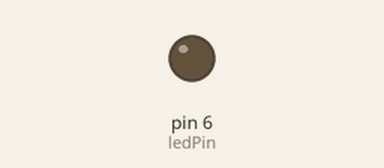
Simulated run of this sketch. Board: Arduino Uno, built with avr-gcc and run on an emulated ATmega328P. Parts: output pins drawn as LEDs (lit = HIGH). What the sketch prints to the serial monitor is not drawn.

Above: at 0.05 s.
At 0.2 s:
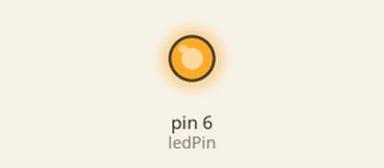
Timing chart, 0 to 3.0 s (numbered marks = the images above):
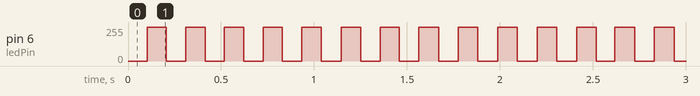

The sketch:

step2.ino
```cpp
//for reference: https://learn.adafruit.com/multi-tasking-the-arduino-part-1/using-millis-for-timing
//NOW LETS USE A MILLIS() TIMER INSTEAD OF A DELAY


//set which pin we want to use to blink our LED
int ledPin = 6;

//declare and initialize our prevMillis variable
//this variable stores the time after each interval passes, so that we can begin a new count
//make note of the datatype we are using here: integer
int prevMillis = 0;

//set the interval (how often in milliseconds our code will run)
int interval = 100;

// create a boolean variable to toggle the led state from on to off and so on
boolean ledState = true;

void setup() {
  //begin our serial connection so that we can observe the millis() clock counting up in the serial monitor
  Serial.begin(9600);

  pinMode(6, OUTPUT); //set LED pin to output
}

void loop(){
  if (millis()-prevMillis > interval){ //compare current time against stored time; if the difference is greater than our interval variable, the code within will run
    digitalWrite(ledPin, ledState); //write the ledState to our ledPin
    ledState = !ledState; //toggle the led state between true & false
    prevMillis = millis(); //set stored time to the current time to reset the timer (now the difference between prevMillis and the current time will be less than the interval)
  }
  Serial.println(millis()); //print the number of milliseconds since the program began to the serial connection
}


//after you load this code onto your arduino, note what happens to the LED after about 32 seconds. Afterwards, move to the next step
```
